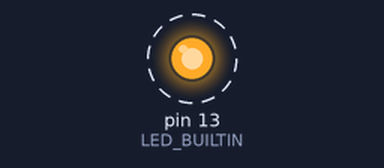
This sketch was run on a simulated Arduino Mega 2560, built with avr-gcc and run on an emulated ATmega2560. Shown: output pins drawn as LEDs (lit = HIGH). Dashed ring = blinking. What the sketch prints to the serial monitor is not drawn.

Above: at 0.2 s.
Timing chart, 0 to 3.0 s (numbered marks = the images above):
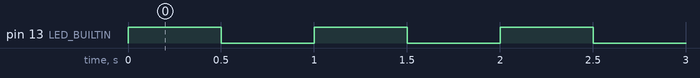

The sketch:

blink_test.ino
```cpp
/*
 * Blink Test - Verify board connection works
 * The built-in LED (pin 13) will blink on/off every 500ms
 */

void setup() {
  pinMode(LED_BUILTIN, OUTPUT);
  Serial.begin(9600);
  Serial.println("Hello from Arduino Mega! Blink test running...");
}

void loop() {
  digitalWrite(LED_BUILTIN, HIGH);
  Serial.println("LED ON");
  delay(500);
  digitalWrite(LED_BUILTIN, LOW);
  Serial.println("LED OFF");
  delay(500);
}
```

Measured:
- by itself, pin 13 (LED_BUILTIN): alternates HIGH for 0.50 s and LOW for 0.50 s
